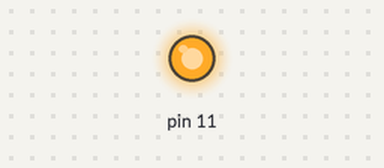
A sketch run on a simulated Arduino Uno, built with avr-gcc and run on an emulated ATmega328P. Parts: output pins drawn as LEDs (lit = HIGH). What the sketch prints to the serial monitor is not drawn.

Above: at 2.5 s.
At 7.5 s:
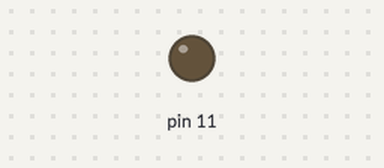
Timing chart, 0 to 13.0 s (numbered marks = the images above):
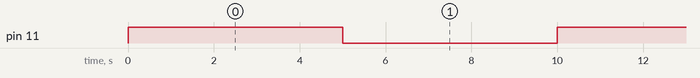

Measured:
- by itself, pin 11: alternates HIGH for 5.0 s and LOW for 5.0 s

The sketch:

pisca-led.ino
```cpp
// Programa : Pisque um LED

void setup()
{
  Serial.begin(9600);
  Serial.println("Proeducador - Gerenciamento de repositório local e remoto");
  //Define a porta do led como saida
  pinMode(11, OUTPUT);
}

void loop()
{
  //Acende o led
  digitalWrite(11, HIGH);

  //Aguarda intervalo de tempo em milissegundos
  delay(5000);

  //Apaga o led
  digitalWrite(11, LOW);

  //Aguarda intervalo de tempo em milissegundos
  delay(5000);
}
```
